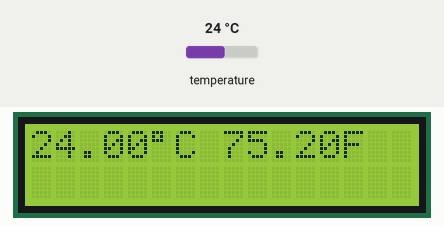
This sketch was run on a simulated Arduino Uno, built with avr-gcc and run on an emulated ATmega328P. Shown: 16×2 character LCD. The inputs (shaded band) are chosen by the test bench; at power-on: temperature 24 °C.

Above: at 1.2 s.
1.3 s: temperature set to 12 °C
At 3.8 s:
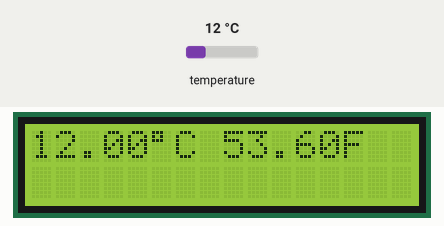
4.1 s: temperature set to 19 °C
At 5.2 s:
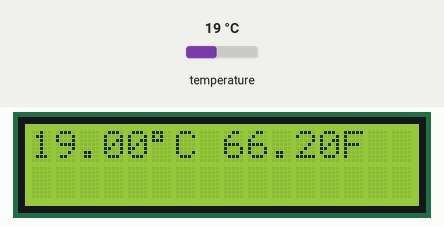
6.2 s: temperature set to 28 °C
At 7.5 s:
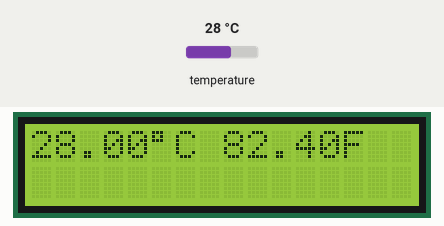
Timing chart, 0 to 9.2 s (numbered marks = the images above; inputs shaded):
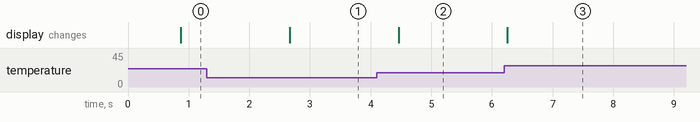

Measured:
- after the input at 1.3 s, the display: changes after 1.4 s (image 1)
- after the input at 4.1 s, the display: changes after 0.36 s (image 2)
- after the input at 6.2 s, the display: changes after 0.05 s (image 3)

The sketch:

Temperature.ino
```cpp
#include <OneWire.h>
#include <DallasTemperature.h>
#include <Wire.h>
#include <LiquidCrystal_I2C.h>
#define ONE_WIRE_BUS 2
OneWire oneWire(ONE_WIRE_BUS);
LiquidCrystal_I2C lcd(0x27, 16, 2);

DallasTemperature sensors(&oneWire);

void setup(void)
{
  sensors.begin();
  Serial.begin(9600);
  lcd.begin(0,0);
  lcd.backlight();
}
void loop(void)
{
  sensors.requestTemperatures();
  lcd.clear();
  lcd.setCursor(0,0);
  lcd.print(sensors.getTempCByIndex(0));
  lcd.print((char)223);
  lcd.print("C ");
  lcd.print((sensors.getTempCByIndex(0) * 9.0) / 5.0 + 32.0);
  lcd.print("F");
  delay(1000);
}
```
